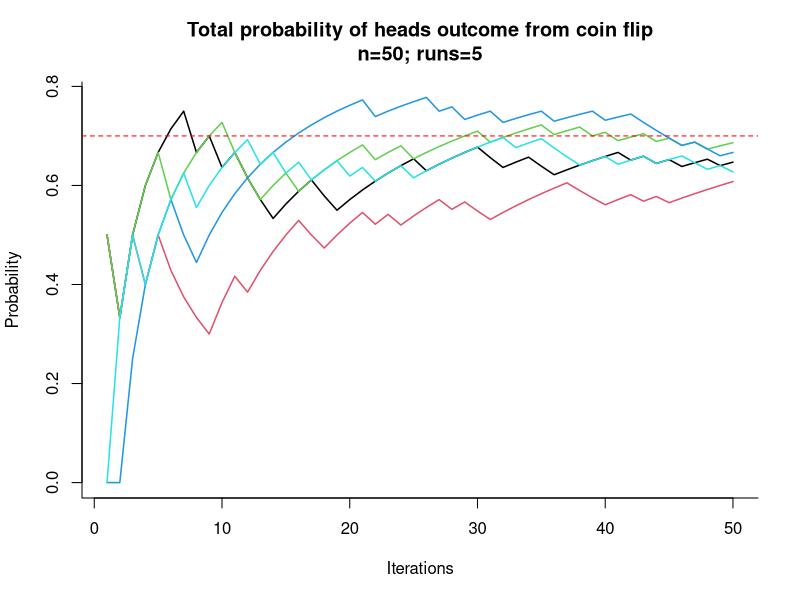
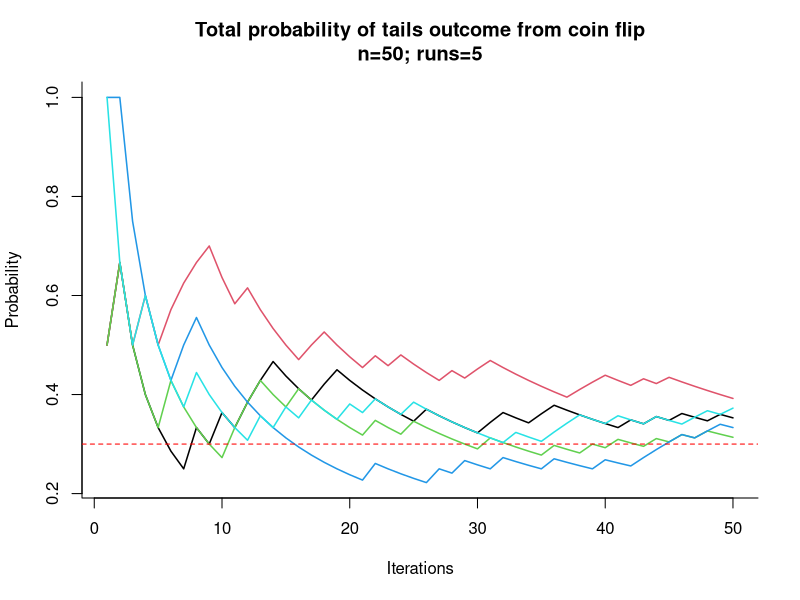
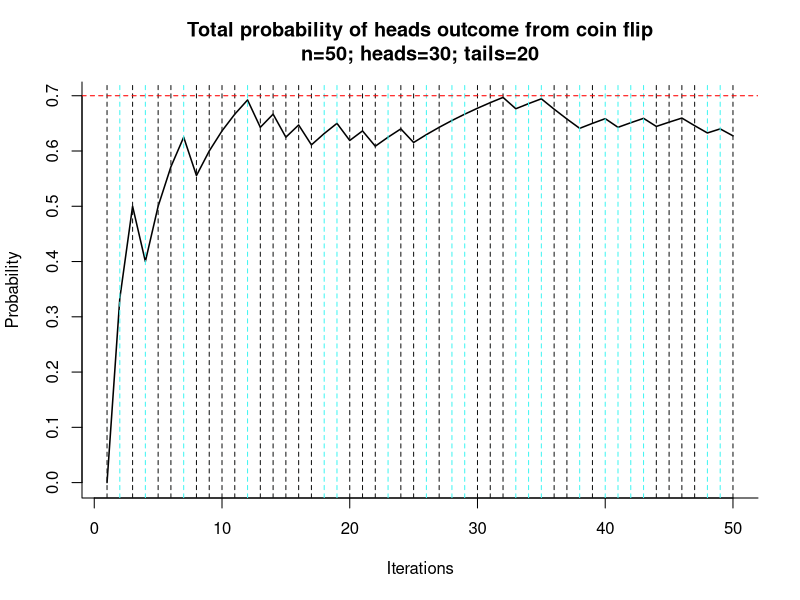
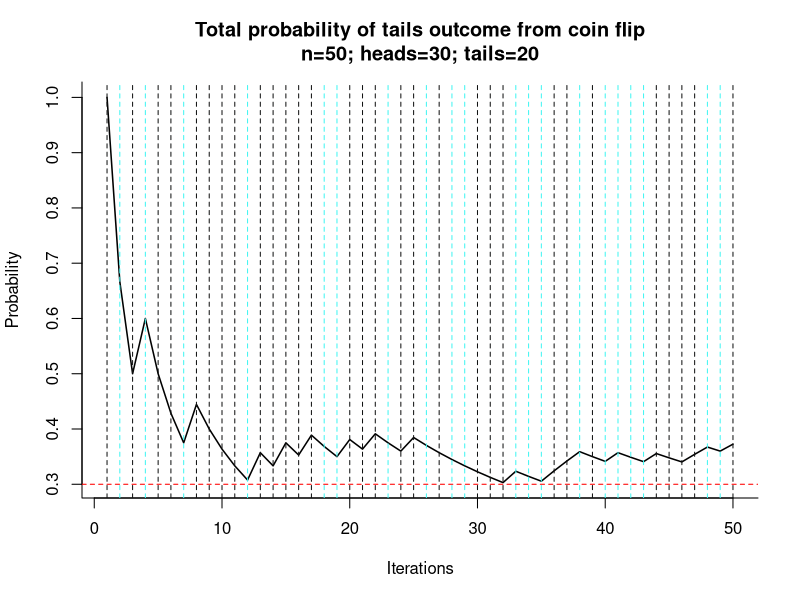
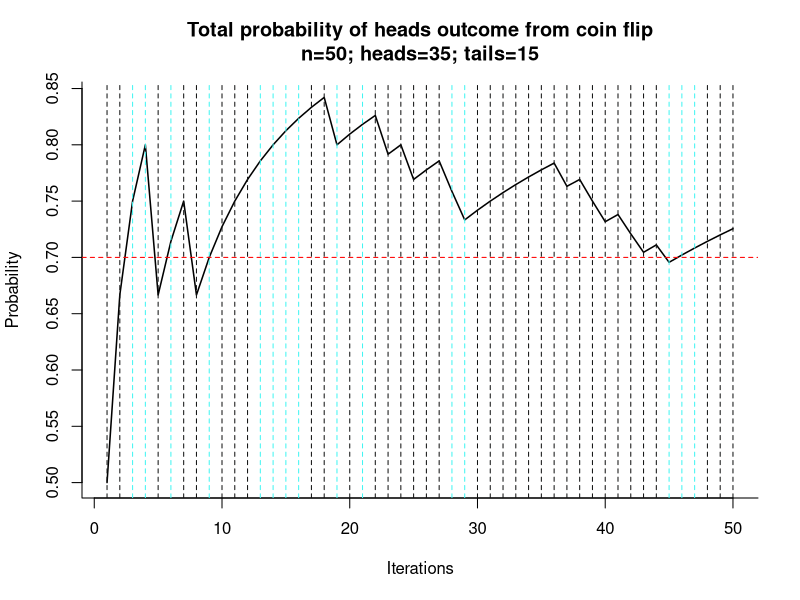
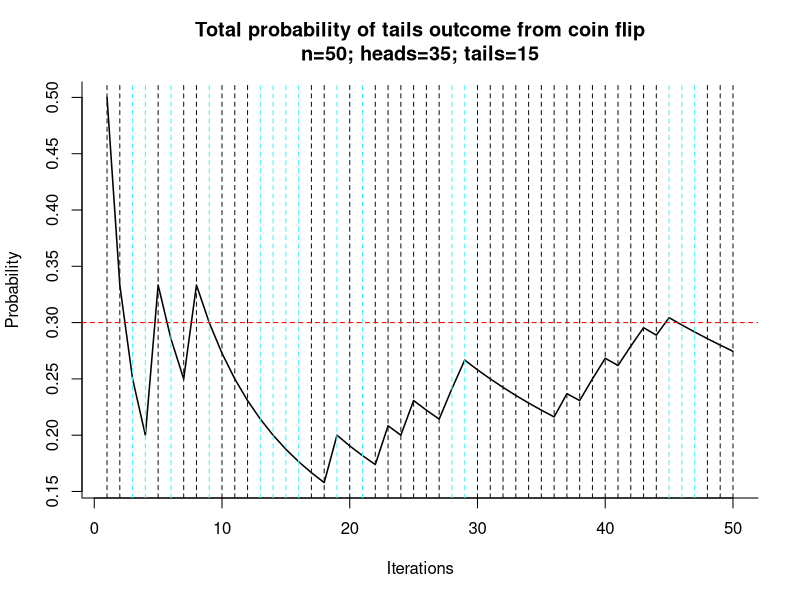

Write the R code that produced these figures, in order.
# https://p4a.seas.gwu.edu/2023-Spring/class/13-monte-carlo-methods/#17
# https://psyteachr.github.io/data-skills-v1/simulation.html

gc()
start_time <- Sys.time()

############### configure variables ############################################

val1 <- "heads"
prob1 <- 0.7

val2 <- "tails"
prob2 <- 0.3

n_runs <- 5
n_events <- 50

################################################################################

# check probability sum to 1
if (prob1+prob2 != 1){
  stop("Probability values do not sum to 1")
}

grapher_base <- function(dff, prob, xxx, xxx1, word, n) {
  plot(x=dff$event, y=dff$result, type="l", bty="l", lwd=1.5, xlab="Iterations", ylab="Probability", main=paste("Total probability of ", word, " outcome from coin flip", "\nn=",n,"; ",val1,"=",length(xxx),"; ",val2,"=",length(xxx1),sep=""))
  # loop to add lines for each in xxx and xxx1
  sapply(xxx, function(xint) abline(v = xint, col="#111212", lty=2))
  sapply(xxx1, function(xint) abline(v = xint, col="#42f5f2", lty=2))
  abline(h=prob, col="red", lty=2)

} 


coin_flip <- function(){
  x <- sample(x = c(val1,val2), size = 1, replace = TRUE, prob = c(prob1, prob2))
  if (x == val1){
    val <- 1
   } else{
      val <- 0
  }
  return(list(type=x,result=val))
}

t <- coin_flip()$type

dff <- data.frame()

monte_carlo_coin_xtra <- function(runs, n, dff){
  
  for (i in 1:runs){
    results <- 0
    for (ii in 1:n){
      flip_result <- coin_flip()$result
      typer <- coin_flip()$type
      results <- results+flip_result
      prob_value <- results/(ii+1)
      
      df1 <- data.frame(run=i,event=ii,result=prob_value,type=typer)
      dff <- rbind(dff,df1)
      
    }
  }
  #results <- results+flip_result
  run_one <- dff[dff$run == 1,]
  y_lim <- range(dff$result)
  plot(x=run_one$event, y=run_one$result, ylim=y_lim, col=1, type="l", bty="l", lwd=1.5, xlab="Iterations", ylab="Probability", main=paste("Total probability of ",val1, " outcome from coin flip", "\nn=",n, "; runs=",runs, sep=""))
  # loop plot all lines for all others
  if (runs > 1){
    for (i in 2:max(runs)){
      run_x <- dff[dff$run == i,]
      lines(x=run_x$event,y=run_x$result,lwd=1.5,col=i)
    }
  }
  abline(h=prob1, col="red", lty=2)
  
  run_one <- dff[dff$run == 1,]
  y_lim <- range(1-dff$result)
  plot(x=run_one$event, y=1-run_one$result, ylim=y_lim, col=1, type="l", bty="l", lwd=1.5, xlab="Iterations", ylab="Probability", main=paste("Total probability of ",val2, " outcome from coin flip", "\nn=",n, "; runs=",runs, sep=""))
  # loop plot all lines for all others
  if (runs > 1){
    for (i in 2:max(runs)){
      run_x <- dff[dff$run == i,]
      lines(x=run_x$event,y=1-run_x$result,lwd=1.5, col=i)
    }
  }
  abline(h=prob2, col="red", lty=2)
  
  
  # plot last result
  if (i == n_runs){
    dff1 <- dff[dff$run==(n_runs),]
    heads <- dff1[(dff1$type==val1) & (dff1$run==(n_runs)),]
    tails <- dff1[(dff1$type==val2) & (dff1$run==(n_runs)),]
    
    grapher_base(dff1, prob1, heads$event, tails$event, val1, n)
    
    dff1$result <- 1-dff1$result
    grapher_base(dff1, prob2, heads$event, tails$event, val2, n)
  }
  
  return (dff)# sum(dff$result)/(runs*n)
}

monte_carlo_coin <- function(n){
  dffx <- data.frame()
    results <- 0
    for (ii in 1:n){
      flip_result <- coin_flip()$result
      typer <- coin_flip()$type
      results <- results+flip_result
      prob_value <- results/(ii+1)
      
      df1 <- data.frame(event=ii,result=prob_value,type=typer)
      dffx <- rbind(dffx,df1)
      
      
    }
    
    dff1x <- dffx
    heads <- dff1x[(dff1x$type==val1),]
    tails <- dff1x[(dff1x$type==val2),]
    
    grapher_base(dff1x, prob1, heads$event, tails$event, val1, n)
    
    dff1x$result <- 1-dff1x$result
    grapher_base(dff1x, prob2, heads$event, tails$event, val2, n)
    
    return (dffx)# sum(dff$result)/(n)
  }
  

################################################################################

tst <- monte_carlo_coin_xtra(n_runs,n_events,dff)

tst1 <- monte_carlo_coin(50)


coin <- c("heads", "tails")
N <- 50000
tosses <- sample(x = coin, size = N, replace = TRUE, prob = c(0.5, 0.5))

heads <- sum(tosses == "heads")/N
tails <- sum(tosses == "tails")/N

################################################################################

end_time <- Sys.time()
print(paste("runtime: ",end_time-start_time,sep=""))
